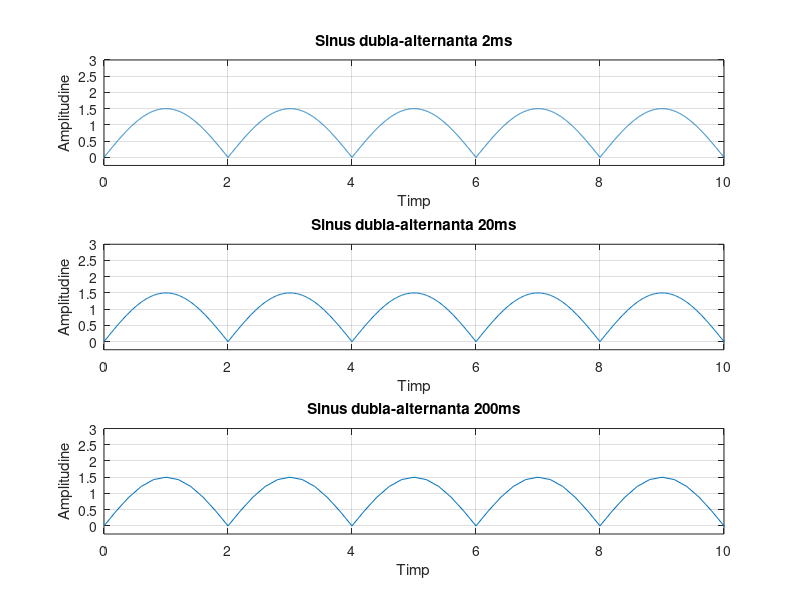

Recreate this plot in MATLAB.
T = 4;                                  %Perioada
t = 0:0.002:3*T;                        %Domeniu timp
y = abs(1.5 * sin(2*pi*0.25*t));        %Generare sin redresat cu ajutorul valorii absolute
subplot(3,1,1)
plot(t,y)
axis([0 10 -0.25 3])
xlabel('Timp')
ylabel('Amplitudine')
title('Sinus dubla-alternanta 2ms')
grid

t = 0:0.02:3*T;
y = abs(1.5 * sin(2*pi*0.25*t));
subplot(3,1,2)
plot(t,y)
axis([0 10 -0.25 3])
xlabel('Timp')
ylabel('Amplitudine')
title('Sinus dubla-alternanta 20ms')
grid

t = 0:0.2:3*T;
y = abs(1.5 * sin(2*pi*0.25*t));
subplot(3,1,3)
plot(t,y)
axis([0 10 -0.25 3])
xlabel('Timp')
ylabel('Amplitudine')
title('Sinus dubla-alternanta 200ms')
grid